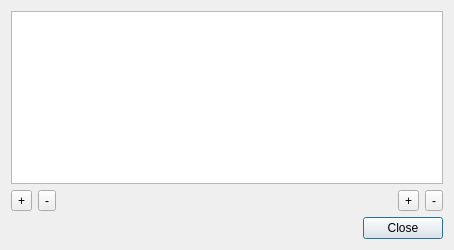
<?xml version="1.0" encoding="UTF-8"?>
<ui version="4.0">
 <class>DialogArguments</class>
 <widget class="QDialog" name="DialogArguments">
  <property name="geometry">
   <rect>
    <x>0</x>
    <y>0</y>
    <width>454</width>
    <height>250</height>
   </rect>
  </property>
  <property name="windowTitle">
   <string>Application Arguments</string>
  </property>
  <layout class="QVBoxLayout" name="verticalLayout">
   <item>
    <widget class="QListWidget" name="listWidget">
     <property name="font">
      <font>
       <family>Monospace</family>
      </font>
     </property>
     <property name="alternatingRowColors">
      <bool>true</bool>
     </property>
    </widget>
   </item>
   <item>
    <layout class="QHBoxLayout" name="horizontalLayout">
     <item>
      <widget class="QToolButton" name="btnAdd">
       <property name="text">
        <string>+</string>
       </property>
       <property name="icon">
        <iconset resource="debugger.qrc">
         <normaloff>:/debugger/images/edb16-action-add.png</normaloff>:/debugger/images/edb16-action-add.png</iconset>
       </property>
      </widget>
     </item>
     <item>
      <widget class="QToolButton" name="btnDel">
       <property name="text">
        <string>-</string>
       </property>
       <property name="icon">
        <iconset resource="debugger.qrc">
         <normaloff>:/debugger/images/edb16-action-remove.png</normaloff>:/debugger/images/edb16-action-remove.png</iconset>
       </property>
      </widget>
     </item>
     <item>
      <spacer name="horizontalSpacer">
       <property name="orientation">
        <enum>Qt::Horizontal</enum>
       </property>
       <property name="sizeHint" stdset="0">
        <size>
         <width>208</width>
         <height>20</height>
        </size>
       </property>
      </spacer>
     </item>
     <item>
      <widget class="QToolButton" name="btnUp">
       <property name="text">
        <string>+</string>
       </property>
       <property name="icon">
        <iconset resource="debugger.qrc">
         <normaloff>:/debugger/images/edb16-action-arrow-up.png</normaloff>:/debugger/images/edb16-action-arrow-up.png</iconset>
       </property>
      </widget>
     </item>
     <item>
      <widget class="QToolButton" name="btnDown">
       <property name="text">
        <string>-</string>
       </property>
       <property name="icon">
        <iconset resource="debugger.qrc">
         <normaloff>:/debugger/images/edb16-action-arrow-down.png</normaloff>:/debugger/images/edb16-action-arrow-down.png</iconset>
       </property>
      </widget>
     </item>
    </layout>
   </item>
   <item>
    <widget class="QDialogButtonBox" name="buttonBox">
     <property name="orientation">
      <enum>Qt::Horizontal</enum>
     </property>
     <property name="standardButtons">
      <set>QDialogButtonBox::Close</set>
     </property>
    </widget>
   </item>
  </layout>
 </widget>
 <resources>
  <include location="debugger.qrc"/>
 </resources>
 <connections>
  <connection>
   <sender>buttonBox</sender>
   <signal>accepted()</signal>
   <receiver>DialogArguments</receiver>
   <slot>accept()</slot>
   <hints>
    <hint type="sourcelabel">
     <x>252</x>
     <y>245</y>
    </hint>
    <hint type="destinationlabel">
     <x>157</x>
     <y>274</y>
    </hint>
   </hints>
  </connection>
  <connection>
   <sender>buttonBox</sender>
   <signal>rejected()</signal>
   <receiver>DialogArguments</receiver>
   <slot>reject()</slot>
   <hints>
    <hint type="sourcelabel">
     <x>320</x>
     <y>245</y>
    </hint>
    <hint type="destinationlabel">
     <x>286</x>
     <y>274</y>
    </hint>
   </hints>
  </connection>
 </connections>
</ui>
